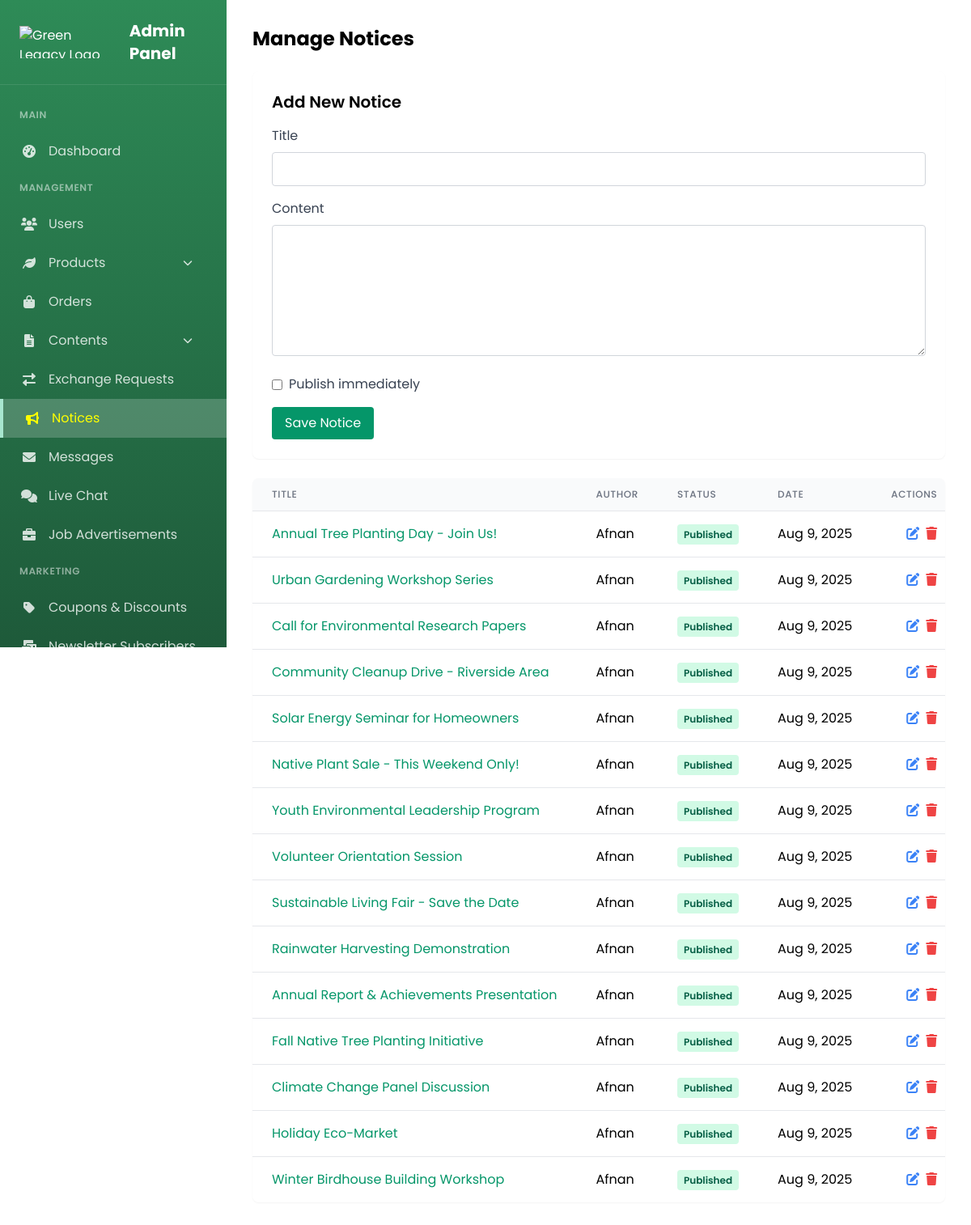
Screenshot of /admin_notices.php (signed in) with the database file from the repository.
### tables this page shows
CREATE TABLE `notices` (
  `notice_id` int(11) NOT NULL,
  `title` varchar(255) NOT NULL,
  `content` text NOT NULL,
  `admin_id` int(11) NOT NULL,
  `is_published` tinyint(1) NOT NULL DEFAULT 0,
  `created_at` timestamp NOT NULL DEFAULT current_timestamp(),
  `updated_at` timestamp NOT NULL DEFAULT current_timestamp() ON UPDATE current_timestamp(),
  `published_at` timestamp NULL DEFAULT NULL
);

### admin_notices.php (the view, shortened to what this page needs)
<?php
require_once 'db_connect.php';
$query = "SELECT n.*, a.username as author
          FROM notices n
          JOIN admins a ON n.admin_id = a.admin_id
          ORDER BY n.created_at DESC";
$result = $conn->query($query);
$notices = $result->fetch_all(MYSQLI_ASSOC);
?>
<?php include 'admin_sidebar.php'; ?>
<div class="main-content p-8">
    <div class="flex justify-between items-center mb-6">
        <h1 class="text-2xl font-bold">Manage Notices</h1>
    </div>
    <div class="bg-white rounded-lg shadow-sm p-6 mb-6">
        <h2 class="text-xl font-semibold mb-4">Add New Notice</h2>
        <form method="POST">
            <div class="mb-4">
                <label for="title" class="block text-gray-700 mb-2">Title</label>
                <input type="text" id="title" name="title" required
                       class="w-full px-3 py-2 border border-gray-300 rounded focus:outline-none focus:ring-2 focus:ring-green-500">
            </div>
            <div class="mb-4">
                <label for="content" class="block text-gray-700 mb-2">Content</label>
                <textarea id="content" name="content" rows="6" required
                          class="w-full px-3 py-2 border border-gray-300 rounded focus:outline-none focus:ring-2 focus:ring-green-500"></textarea>
            </div>
            <div class="mb-4 flex items-center">
                <input type="checkbox" id="is_published" name="is_published" class="mr-2">
                <label for="is_published" class="text-gray-700">Publish immediately</label>
            </div>
            <button type="submit" class="px-4 py-2 bg-green-600 text-white rounded hover:bg-green-700">
                Save Notice
            </button>
        </form>
    </div>
    <div class="bg-white rounded-lg shadow-sm overflow-hidden">
        <div class="overflow-x-auto">
            <table class="min-w-full divide-y divide-gray-200">
                <thead class="bg-gray-50">
                    <tr>
                        <th class="px-6 py-3 text-left text-xs font-medium text-gray-500 uppercase tracking-wider">Title</th>
                        <th class="px-6 py-3 text-left text-xs font-medium text-gray-500 uppercase tracking-wider">Author</th>
                        <th class="px-6 py-3 text-left text-xs font-medium text-gray-500 uppercase tracking-wider">Status</th>
                        <th class="px-6 py-3 text-left text-xs font-medium text-gray-500 uppercase tracking-wider">Date</th>
                        <th class="px-6 py-3 text-right text-xs font-medium text-gray-500 uppercase tracking-wider">Actions</th>
                    </tr>
                </thead>
                <tbody class="bg-white divide-y divide-gray-200">
                    <?php foreach ($notices as $notice): ?>
                        <tr>
                            <td class="px-6 py-4 whitespace-nowrap">
                                <a href="notice_details.php?id=<?= $notice['notice_id'] ?>" class="text-green-600 hover:text-green-800">
                                    <?= htmlspecialchars($notice['title']) ?>
                                </a>
                            </td>
                            <td class="px-6 py-4 whitespace-nowrap">
                                <?= htmlspecialchars($notice['author']) ?>
                            </td>
                            <td class="px-6 py-4 whitespace-nowrap">
                                <?php if ($notice['is_published']): ?>
                                    <span class="px-2 py-1 text-xs font-semibold rounded bg-green-100 text-green-800">Published</span>
                                <?php else: ?>
                                    <span class="px-2 py-1 text-xs font-semibold rounded bg-yellow-100 text-yellow-800">Draft</span>
                                <?php endif; ?>
                            </td>
                            <td class="px-6 py-4 whitespace-nowrap">
                                <?= date('M j, Y', strtotime($notice['created_at'])) ?>
                            </td>
                            <td class="px-6 py-4 whitespace-nowrap text-right">
                                <div class="flex justify-end space-x-2">
                                    <a href="admin_edit_notice.php?id=<?= $notice['notice_id'] ?>" class="text-blue-500 hover:text-blue-700">
                                        <i class="fas fa-edit"></i>
                                    </a>
                                    <a href="admin_delete_notice.php?id=<?= $notice['notice_id'] ?>" class="text-red-500 hover:text-red-700" onclick="return confirm('Are you sure you want to delete this notice?');">
                                        <i class="fas fa-trash"></i>
                                    </a>
                                </div>
                            </td>
                        </tr>
                    <?php endforeach; ?>
                </tbody>
            </table>
        </div>
    </div>
</div>

### admin_sidebar.php (style rules this page uses)
:root { --primary-green: #2E8B57; --light-green: #a8e6cf; --sidebar-width: 280px; }
body { font-family: 'Poppins', sans-serif; }

### admin_notices.php (style rules this page uses)
.main-content { margin-left: 280px; }

### rows the page displays
notices: title "Annual Tree Planting Day - Join Us!", admin.username "Afnan", is_published "Published", created_at "Aug 9, 2025"
notices: title "Urban Gardening Workshop Series", admin.username "Afnan", is_published "Published", created_at "Aug 9, 2025"
notices: title "Call for Environmental Research Papers", admin.username "Afnan", is_published "Published", created_at "Aug 9, 2025"
notices: title "Community Cleanup Drive - Riverside Area", admin.username "Afnan", is_published "Published", created_at "Aug 9, 2025"
notices: title "Solar Energy Seminar for Homeowners", admin.username "Afnan", is_published "Published", created_at "Aug 9, 2025"
notices: title "Native Plant Sale - This Weekend Only!", admin.username "Afnan", is_published "Published", created_at "Aug 9, 2025"
notices: title "Youth Environmental Leadership Program", admin.username "Afnan", is_published "Published", created_at "Aug 9, 2025"
notices: title "Volunteer Orientation Session", admin.username "Afnan", is_published "Published", created_at "Aug 9, 2025"
notices: title "Sustainable Living Fair - Save the Date", admin.username "Afnan", is_published "Published", created_at "Aug 9, 2025"
notices: title "Rainwater Harvesting Demonstration", admin.username "Afnan", is_published "Published", created_at "Aug 9, 2025"
notices: title "Annual Report & Achievements Presentation", admin.username "Afnan", is_published "Published", created_at "Aug 9, 2025"
notices: title "Fall Native Tree Planting Initiative", admin.username "Afnan", is_published "Published", created_at "Aug 9, 2025"
notices: title "Climate Change Panel Discussion", admin.username "Afnan", is_published "Published", created_at "Aug 9, 2025"
notices: title "Holiday Eco-Market", admin.username "Afnan", is_published "Published", created_at "Aug 9, 2025"
notices: title "Winter Birdhouse Building Workshop", admin.username "Afnan", is_published "Published", created_at "Aug 9, 2025"
